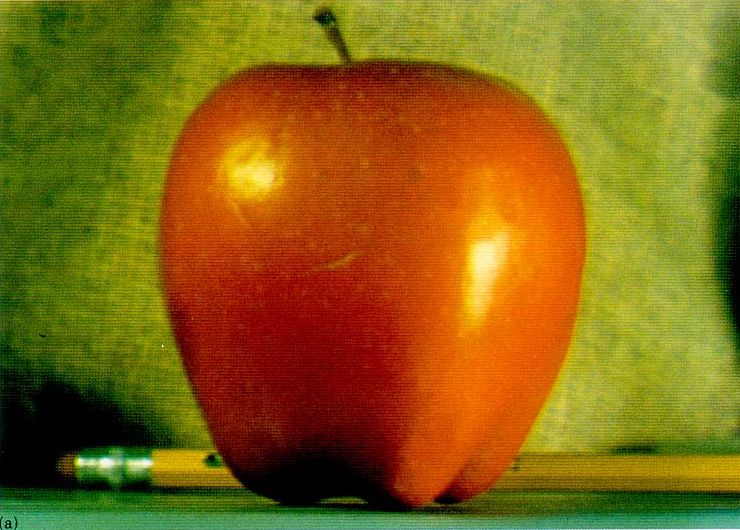
#> input picture data/apple.png, 740 x 530 px
$ python MBB.py
#> lines starting #> are read from the running program, lines starting #| are printed output that depends on the picture; after the words box and inside, x2 and y2 are one past the last pixel; in counts of white or black regions, pixels touching at a corner belong together
#> in main, img1 is the input picture: shape (530, 740, 3); mean B, G, R 18.5, 101.2, 133.6
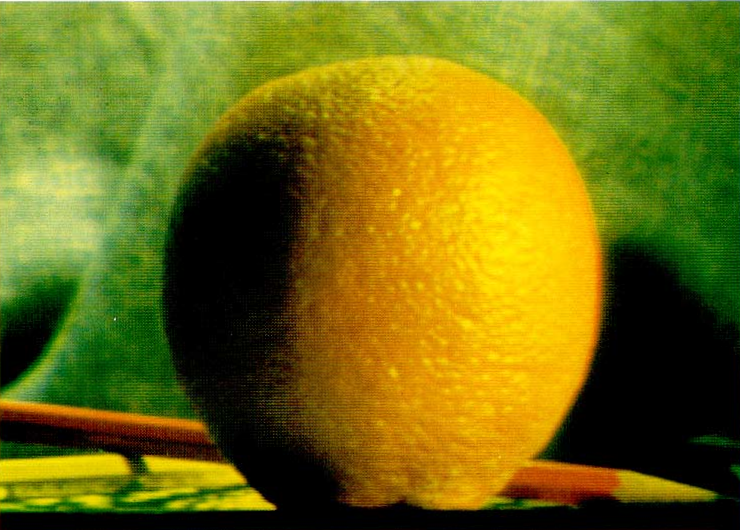
#> input picture data/orange.png, 740 x 530 px
#> in main, img2 is the input picture: shape (530, 740, 3); mean B, G, R 17.5, 109.8, 113.1
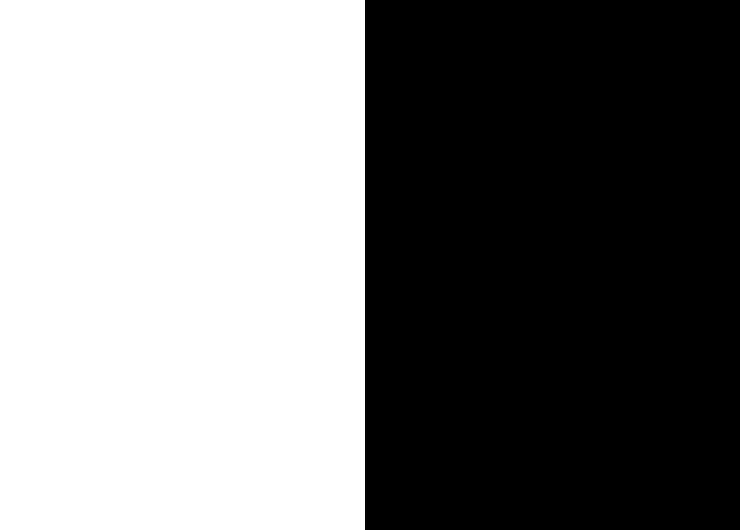
#> input picture data/mask.png, 740 x 530 px
#> in main, mask is the input picture: shape (530, 740, 3); 49.3% white; 1 white region, box (x1, y1, x2, y2) and area: (0, 0, 365, 530) 193450
import cv2
import numpy as np

def getMask(img) :
    # Output is 2-dim
    _,Mask = cv2.threshold(cv2.cvtColor((255 - img),cv2.COLOR_BGR2GRAY),1,255,cv2.THRESH_BINARY)
    Mask = 255-Mask
    # Make 3-Channel
    Mask = cv2.merge((Mask,Mask,Mask))
    return Mask

def makeGaussianPyr(img,deep,shapes = None) :
    G = img.copy()
    gpList = [G]

    if(shapes is not None) : shapes.append(G.shape)
    for i in range(deep) :
        G = cv2.pyrDown(G)
        gpList.append(G)
        if (shapes is not None) :
            shapes.append(G.shape)

    if (shapes is not None) :
        return gpList, shapes
    return gpList

def makeLaplacianPyr(gpList, shapes, deep) :
    lpList = [gpList[deep-1]]
    for i in range(deep-1,0,-1) :
        GE = cv2.pyrUp(gpList[i])
        GE = cv2.resize(GE, dsize = (shapes[i-1][1],shapes[i-1][0]),interpolation = cv2.INTER_CUBIC)
        L = cv2.subtract(gpList[i-1],GE)
        lpList.append(L)
    return lpList

def multiBlending(img1,img2,Mask,deep) :
#> called with deep = 10
    gpMask=[]
    shapes=[]
    gpImg1=[]
    gpImg2=[]
    lpImg1=[]
    lpImg2=[]

    # normalize
    img1 = img1/255
    img2 = img2/255
    Mask = Mask/255

    gpMask,shapes = makeGaussianPyr(Mask,deep,shapes)
#> the loop in makeGaussianPyr, `for i in range(deep) :` made 10 passes
#> G on pass 10: [[0.67, 0.67, 0.67]]
#> pass 3, in makeGaussianPyr, `G = cv2.pyrDown(G)`:
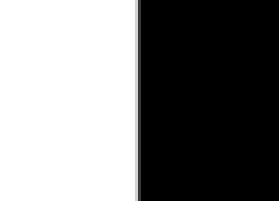
#> G: shape (67, 93, 3) float64 (shown 3 times larger); min 0, max 1, mean 0.495
#> after the loop in makeGaussianPyr, `for i in range(deep) :`: gpList = 11 items; shapes = [(530, 740, 3), (265, 370, 3), (133, 185, 3), (67, 93, 3), (34, 47, 3), (17, 24, 3), (9, 12, 3), (5, 6, 3), (3, 3, 3), (2, 2, 3), (1, 1, 3)]
#> gpMask = 11 items
    gpImg1 = makeGaussianPyr(img1,deep)
#> the loop in makeGaussianPyr (call 2), `for i in range(deep) :` made 10 passes
#> G on pass 10: [[0.0477, 0.353, 0.501]]
#> pass 3, in makeGaussianPyr (call 2), `G = cv2.pyrDown(G)`:
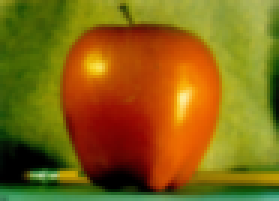
#> G: shape (67, 93, 3) float64 (shown 3 times larger); mean of channels 0, 1, 2 0.0742, 0.399, 0.521; drawn as B, G, R
#> gpImg1 = 11 items
    gpImg2 = makeGaussianPyr(img2,deep)
#> the loop in makeGaussianPyr (call 3), `for i in range(deep) :` made 10 passes
#> G on pass 10: [[0.0842, 0.448, 0.459]]
#> pass 3, in makeGaussianPyr (call 3), `G = cv2.pyrDown(G)`:
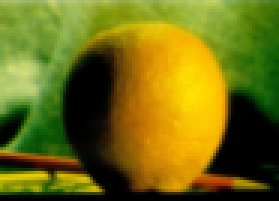
#> G: shape (67, 93, 3) float64 (shown 3 times larger); mean of channels 0, 1, 2 0.0702, 0.43, 0.442; drawn as B, G, R
#> gpImg2 = 11 items

    lpImg1 = makeLaplacianPyr(gpImg1,shapes,deep)
#> after the loop in makeLaplacianPyr, `for i in range(deep-1,0,-1) :`: lpList = 10 items
#> lpImg1 = 10 items
    lpImg2 = makeLaplacianPyr(gpImg2,shapes,deep)
#> lpImg2 = 10 items

    blending = []
    shapes = []
    for i in range(deep) :
        ls = ((1-gpMask[-i-2])*lpImg2[i]+(gpMask[-i-2])*lpImg1[i])
        shapes.append(ls.shape)
        blending.append(ls)
#> after the loop, blending = 10 items; shapes = [(2, 2, 3), (3, 3, 3), (5, 6, 3), (9, 12, 3), (17, 24, 3), (34, 47, 3), (67, 93, 3), (133, 185, 3), (265, 370, 3), (530, 740, 3)]

    ls_ = blending[0]
    for i in range(1,deep) :
        ls_ = cv2.pyrUp(ls_)
        ls_ = cv2.resize(ls_, dsize=(shapes[i][1], shapes[i][0]), interpolation=cv2.INTER_CUBIC)
        ls_ = cv2.add(ls_,blending[i])
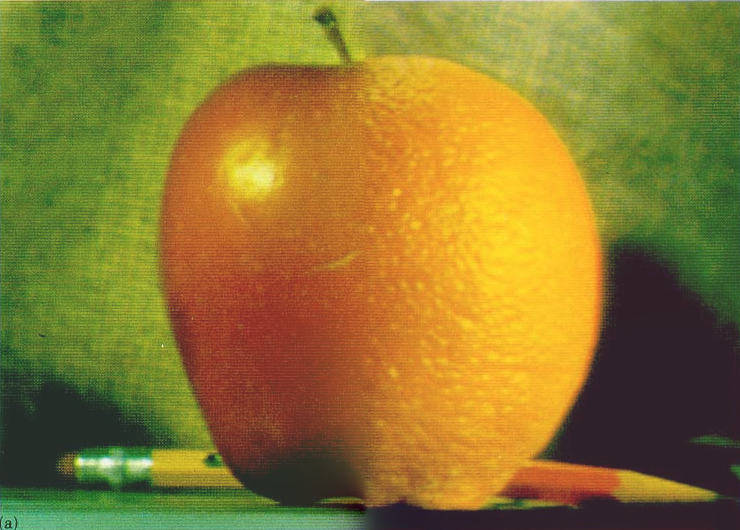
#> ls_: shape (530, 740, 3) float64; mean of channels 0, 1, 2 0.0383, 0.391, 0.487; drawn with min black and max white


    return ls_*255

def main() :
    img1 = cv2.imread("./data/apple.png")
    img2 = cv2.imread("./data/orange.png")
    mask = cv2.imread("./data/mask.png")
    result = multiBlending(img1,img2,mask,deep=10)
    cv2.imwrite("data/result.png",result)
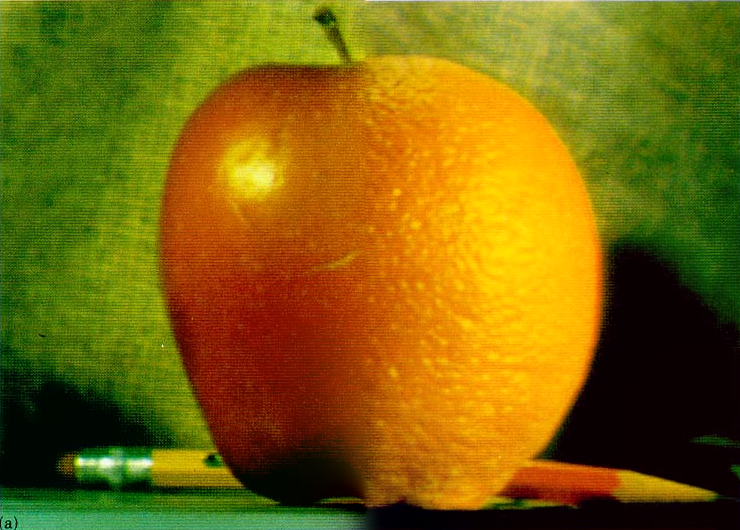
#> saved as result.png: shape (530, 740, 3); mean B, G, R 10, 100.4, 123.8

    # If you want change to your Mask to binary maks, use here
    # testMask = cv2.imread("./data/testMask.png")
    # binaryMask = getMask(testMask)
    # cv2.imwrite("data/binaryMask.png",binaryMask)

if __name__ == "__main__":
    main()
